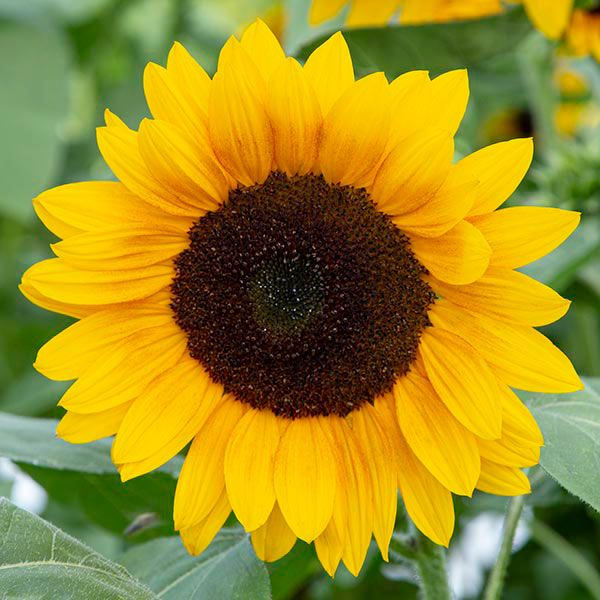
#> input picture CNN/7104-1.jpg, 600 x 600 px, given in place of jisoo.png, which was not available
$ jupyter execute Code-11.b.ipynb   (shell and % lines are left out)   (text cells are left out)
#> lines starting #> are read from the running program, lines starting #| are printed output that depends on the picture; after the words box and inside, x2 and y2 are one past the last pixel; in counts of white or black regions, pixels touching at a corner belong together; pictures that were not available may be replaced by others from this repository, and a replacement may not be noted
[cell 1]
import cv2
import numpy as np
from skimage import data
from skimage.io import imread

import matplotlib.pyplot as plt

[cell 2]
#image = data.retina()
#image = data.astronaut()
image = imread(fname="jisoo.png")
#> image is the input picture: shape (600, 600, 3); mean R, G, B 159.2, 141, 35.4

print(image.shape)
#| (600, 600, 3)
plt.imshow(image)

[cell 3]
hsv = cv2.cvtColor(image, cv2.COLOR_BGR2HSV)
#> hsv: shape (600, 600, 3); mean H, S, V 87.7, 192.4, 172.1
# defining the range of masking
blue1 = np.array([110, 50, 50])
blue2 = np.array([130, 255, 255])

# initializing the mask to be
# convoluted over input image
mask = cv2.inRange(hsv, blue1, blue2)
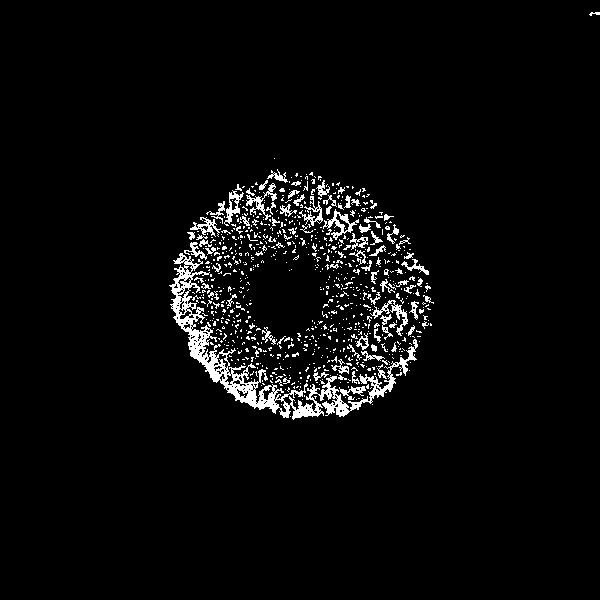
#> mask: shape (600, 600); 3.9% white in thin lines or dots, all inside (x1, y1, x2, y2) = (169, 12, 600, 420)

# passing the bitwise_and over
# each pixel convoluted
res = cv2.bitwise_and(image, image, mask = mask)
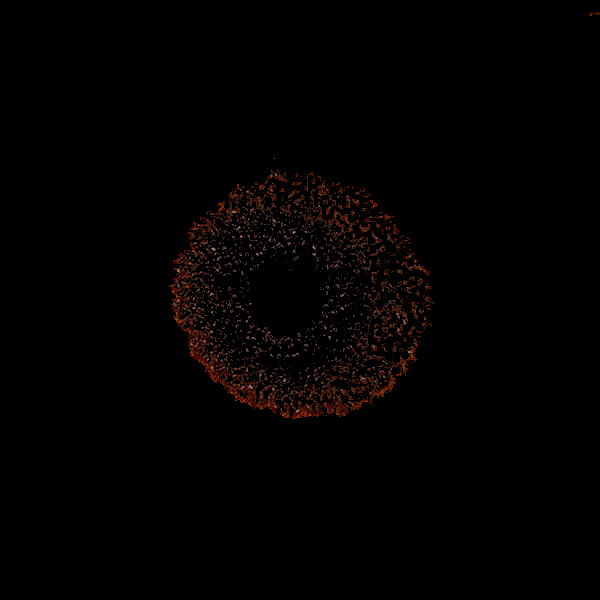
#> res: shape (600, 600, 3); mean R, G, B 2.7, 1.3, 0.9

# defining the kernel i.e. Structuring element
kernel = np.ones((5, 5), np.uint8)

# defining the opening function
# over the image and structuring element
opening = cv2.morphologyEx(mask, cv2.MORPH_OPEN, kernel)
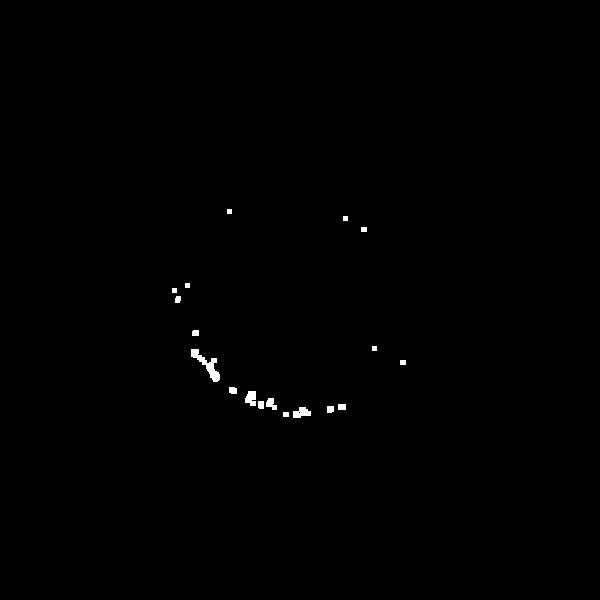
#> opening: shape (600, 600); 0.32% white; 18 white regions, largest, box (x1, y1, x2, y2) and area: (191, 349, 220, 382) 318, (293, 407, 311, 418) 137, (245, 391, 256, 406) 131

[cell 4]
fig, axes = plt.subplots(1, 2, figsize=(12, 12))
ax = axes.ravel()

ax[0].imshow(mask)
ax[0].set_title("Citra Input 1")

ax[1].imshow(opening, cmap='gray')
ax[1].set_title('Citra Input 2')
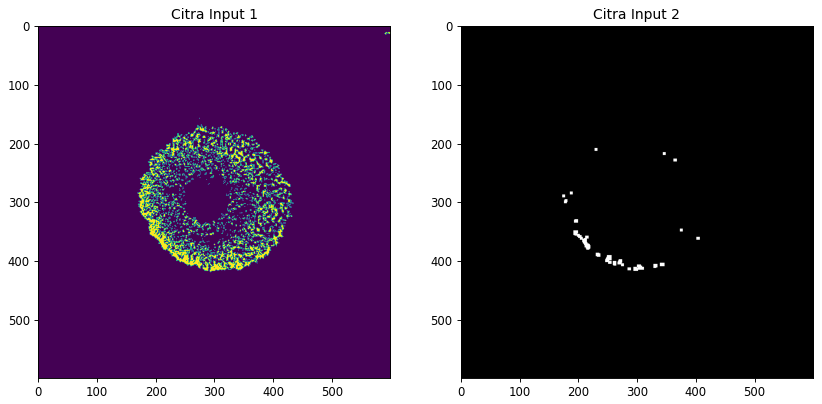
#> figure drawn by matplotlib, 2 panels

[cell 5]
# return video from the first webcam on your computer.
screenRead = cv2.VideoCapture(0)

# loop runs if capturing has been initialized.
while(1):
    # reads frames from a camera
    _, image = screenRead.read()

    # Converts to HSV color space, OCV reads colors as BGR
    # frame is converted to hsv
    hsv = cv2.cvtColor(image, cv2.COLOR_BGR2HSV)
#> hsv: shape (600, 600, 3); mean H, S, V 33.8, 192.4, 172.1

    # defining the range of masking
    blue1 = np.array([110, 50, 50])
    blue2 = np.array([130, 255, 255])

    # initializing the mask to be
    # convoluted over input image
    mask = cv2.inRange(hsv, blue1, blue2)
#> mask: shape (600, 600); every value is 0

    # passing the bitwise_and over
    # each pixel convoluted
    res = cv2.bitwise_and(image, image, mask = mask)
#> res: shape (600, 600, 3); every value is 0

    # defining the kernel i.e. Structuring element
    kernel = np.ones((5, 5), np.uint8)

    # defining the opening function
    # over the image and structuring element
    opening = cv2.morphologyEx(mask, cv2.MORPH_OPEN, kernel)

    # The mask and opening operation
    # is shown in the window
    cv2.imshow('Mask', mask)
    cv2.imshow('Opening', opening)

    # Wait for 'a' key to stop the program
    if cv2.waitKey(1) & 0xFF == ord('a'):
#> (key Esc is pressed here)
        break

# De-allocate any associated memory usage
cv2.destroyAllWindows()

# Close the window / Release webcam
screenRead.release()
